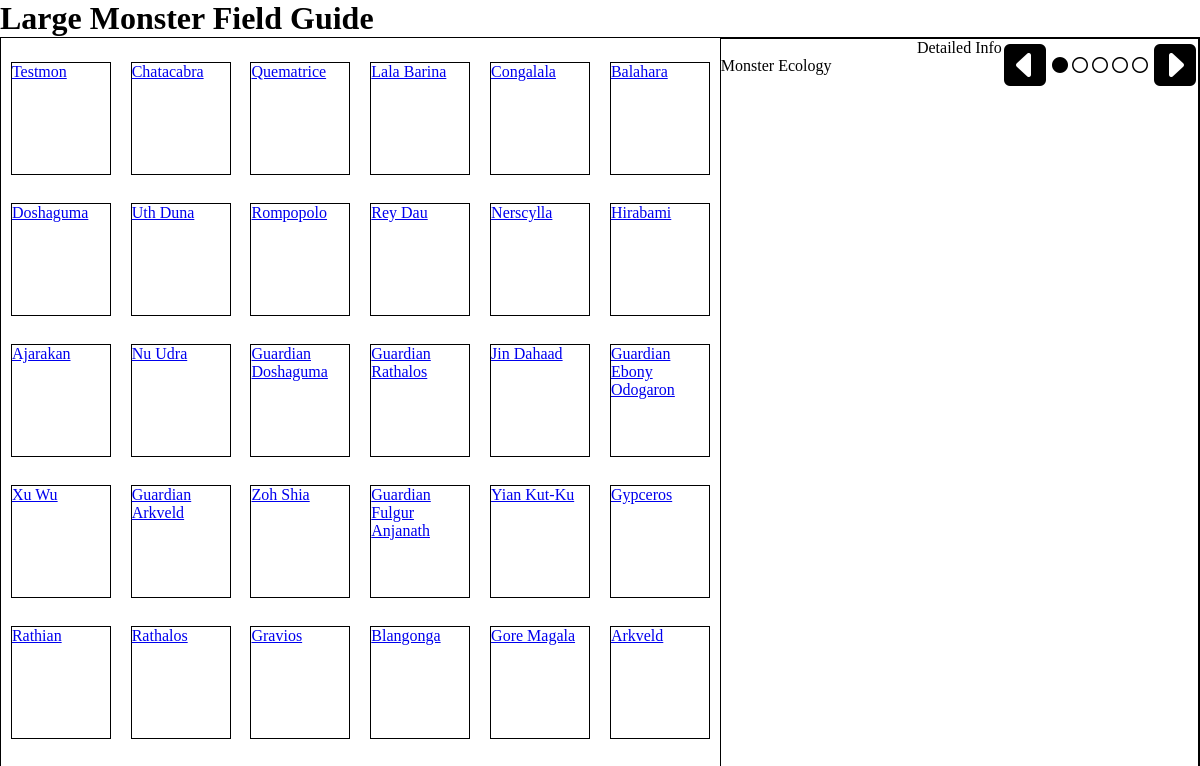
/monsters, run on the app's committed database.
### tables this page shows
CREATE TABLE "large_monsters" (
  "id" INTEGER NOT NULL PRIMARY KEY AUTOINCREMENT,
  "name" varchar UNIQUE,
  "type" varchar,
  "characteristics" varchar,
  "helpfulHints" varchar
);

### app.py (the view)
@app.route('/monsters', methods=['GET'])
def getAllMonsters():
    con = sqlite3.connect(dbsrc)
    cur = con.cursor()
    res = cur.execute("SELECT id, name FROM large_monsters ORDER BY id;")
    data = [{'name': entry[1], 'id': entry[0]} for entry in res.fetchall()]
    cur.close()
    return render_template(
        'large_monsters.html',
        data = data
    )

### templates/large_monsters.html (shortened to what this page needs)
<!DOCTYPE html>
<html lang="en">
<head>
    <link rel="stylesheet" href="/static/style.css">
</head>
<body class="f c">
    <h1>Large Monster Field Guide</h1>
    <div id="guide-ctn" class="f">
        <div id="guide-list">
            {% for monster in data %}
            <div class="monster-listing" data-monsterId={{monster.id}}>
                <a href="monsters/{{ monster.id }}">{{monster.name}}</a>
            </div>
            {% endfor %}
        </div>
        <div id="guide-details">
            <div class="f center">Detailed Info</div>
            <div class="f s-b">
                <div id="book-title">Monster Ecology</div>
                <div id="pg-btn-ctn">
                    <i class="fa-solid fa-square-caret-left pg-btn" data-page="Prev"></i>
                    <i class="fa-solid fa-circle pg-btn" data-page="1"></i>
                    <i class="fa-regular fa-circle pg-btn" data-page="2"></i>
                    <i class="fa-regular fa-circle pg-btn" data-page="3"></i>
                    <i class="fa-regular fa-circle pg-btn" data-page="4"></i>
                    <i class="fa-regular fa-circle pg-btn" data-page="5"></i>
                    <i class="fa-solid fa-square-caret-right pg-btn" data-page="Next"></i>
                </div>
            </div>
        </div>
    </div>
</body>
</html>

### static/style.css (style rules this page uses)
* { box-sizing: border-box; }
html, body { padding: 0; margin: 0; width: 100%; height: 100%; }
body { max-height: 99%; }
h1 { flex-grow: 0; padding: 0; margin: 0; }
#guide-ctn { width: 100%; height: 100%; flex-grow: 1; border: 1px solid black; }
#guide-list { width: 60%; display: grid; grid-template-columns: repeat(6, 1fr); grid-template-rows: repeat(5, 1fr); justify-items: center; align-content: center; padding-top: 2%; padding-bottom: 2%; }
#guide-details { width: 40%; max-height:100%; border: 1px solid black; }
#pg-btn-ctn { -webkit-touch-callout: none; -webkit-user-select: none; -khtml-user-select: none; -moz-user-select: none; -ms-user-select: none; user-select: none; }
.monster-listing { width: 80%; height: 80%; min-width: 100px; min-height: 100px; cursor: pointer; border: 1px solid black; }
.f { display: flex; }
.c { flex-direction: column; }
.center { justify-content: center; align-items: center; }
.s-b { justify-content: space-between; }
.fa-square-caret-right, .fa-square-caret-left { scale: 3; margin: 0 1rem; }
.pg-btn { cursor: pointer; }

### data on the page
large_monsters: name "Testmon"
large_monsters: name "Chatacabra"
large_monsters: name "Quematrice"
large_monsters: name "Lala Barina"
large_monsters: name "Congalala"
large_monsters: name "Balahara"
large_monsters: name "Doshaguma"
large_monsters: name "Uth Duna"
large_monsters: name "Rompopolo"
large_monsters: name "Rey Dau"
large_monsters: name "Nerscylla"
large_monsters: name "Hirabami"
large_monsters: name "Ajarakan"
large_monsters: name "Nu Udra"
large_monsters: name "Guardian Doshaguma"
large_monsters: name "Guardian Rathalos"
large_monsters: name "Jin Dahaad"
large_monsters: name "Guardian Ebony Odogaron"
large_monsters: name "Xu Wu"
large_monsters: name "Guardian Arkveld"
large_monsters: name "Zoh Shia"
large_monsters: name "Guardian Fulgur Anjanath"
large_monsters: name "Yian Kut-Ku"
large_monsters: name "Gypceros"
large_monsters: name "Rathian"
large_monsters: name "Rathalos"
large_monsters: name "Gravios"
large_monsters: name "Blangonga"
large_monsters: name "Gore Magala"
large_monsters: name "Arkveld"
